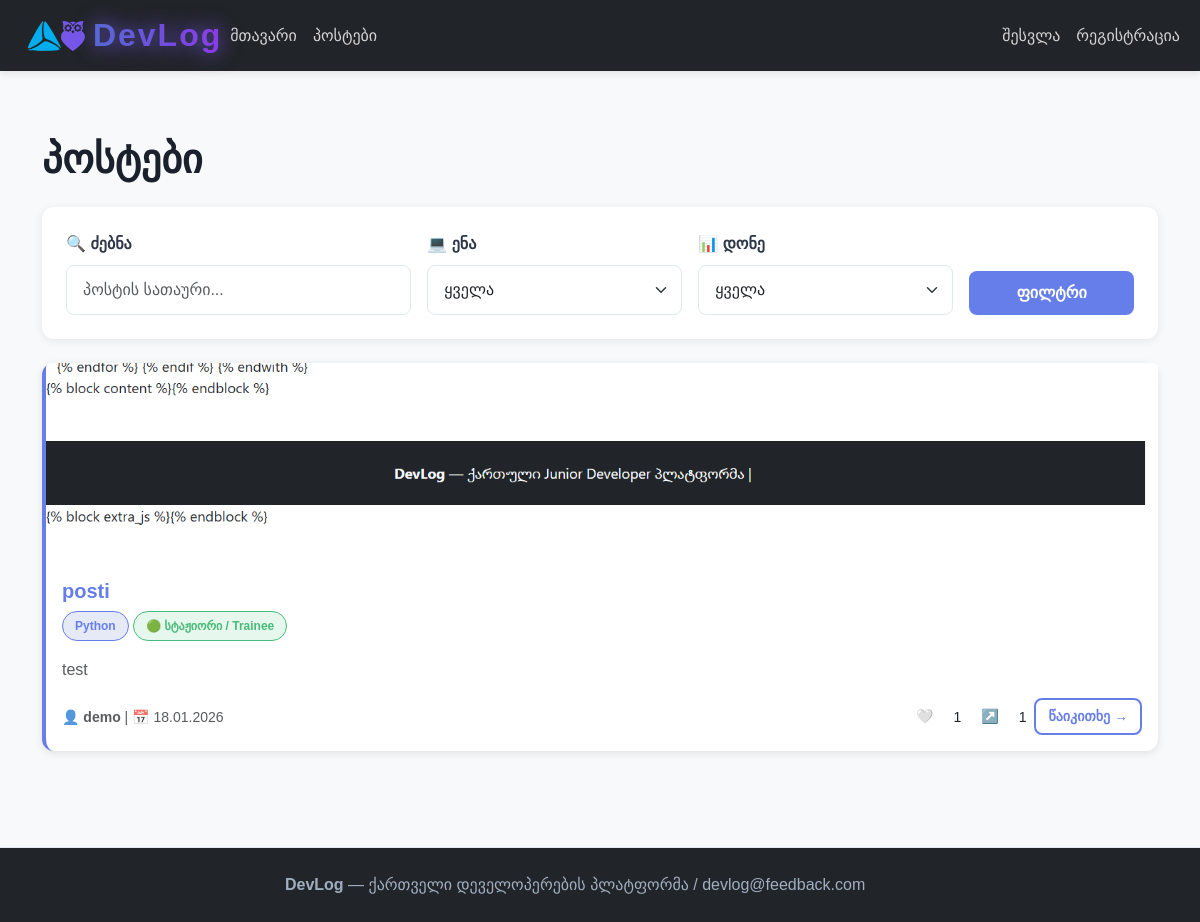
Page /posts on the earlier database version.
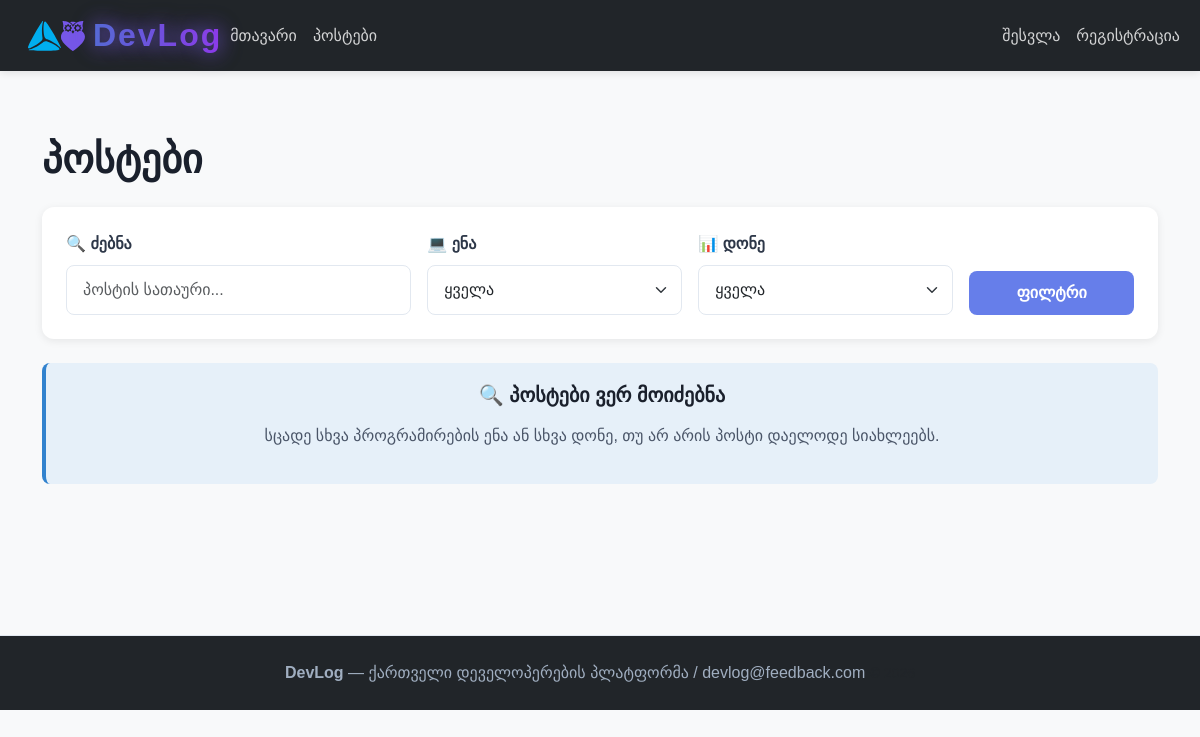
Same page on the later database version.
### models.py (models this page shows, shortened)
class Post(db.Model):
    __tablename__ = 'posts'
    id = db.Column(db.Integer, primary_key=True)
    title = db.Column(db.String(200))
    content = db.Column(db.Text)
    language = db.Column(db.String(50))
    level = db.Column(db.String(50))
    photo = db.Column(db.String(255))
    is_published = db.Column(db.Boolean, default=False)
    created_at = db.Column(db.DateTime, default=datetime.now)
    updated_at = db.Column(db.DateTime, default=datetime.now)
    author_id = db.Column(db.Integer, db.ForeignKey('users.id'))
    comments = db.relationship('Comment', backref='post', cascade='all, delete-orphan')
    likes = db.relationship('Like', backref='post', cascade='all, delete-orphan')
    reposts = db.relationship('Repost', backref='post', cascade='all, delete-orphan')
    notifications = db.relationship('Notification', backref='post', cascade='all, delete-orphan')

class User(db.Model):
    __tablename__ = 'users'
    id = db.Column(db.Integer, primary_key=True)
    username = db.Column(db.String(80), unique=True)
    email = db.Column(db.String(120), unique=True)
    password = db.Column(db.String(255))
    role = db.Column(db.String(20), default='user')
    level = db.Column(db.String(50), default='beginner')
    gender = db.Column(db.String(20), default='other')
    profile_photo = db.Column(db.String(255), default='/static/images/avatar-default.png')
    bio = db.Column(db.Text, default='')
    created_at = db.Column(db.DateTime, default=datetime.now)
    posts = db.relationship('Post', backref='author')
    comments = db.relationship('Comment', backref='author')
    likes = db.relationship('Like', backref='author')
    reposts = db.relationship('Repost', backref='author')
    notifications = db.relationship('Notification', backref='recipient', foreign_keys='Notification.user_id')
    sent_notifications = db.relationship('Notification', backref='sender', foreign_keys='Notification.sender_id')
    messages_sent = db.relationship('Message', backref='sender', foreign_keys='Message.sender_id')
    messages_received = db.relationship('Message', backref='receiver', foreign_keys='Message.receiver_id')
    following = db.relationship(
        'User',
        secondary=follow_table,
        primaryjoin=follow_table.c.follower_id == id,
        secondaryjoin=follow_table.c.followed_id == id,
        backref='followers'
    )

### routes.py (the view)
    @app.route('/posts')
    def posts():
        try:
            q = request.args.get('q', '')
            language = request.args.get('language', '')
            level = request.args.get('level', '')
            posts_list = Post.query.filter_by(is_published=True)
            if q:
                posts_list = posts_list.filter(
                    (Post.title.ilike(f'%{q}%')) |
                    (Post.content.ilike(f'%{q}%'))
                )
            if language:
                posts_list = posts_list.filter_by(language=language)
            if level:
                posts_list = posts_list.filter_by(level=level)
            posts_list = posts_list.order_by(Post.created_at.desc()).all()
            active_filters = {
                'q': q,
                'language': language,
                'level': level
            }
            return render_template('posts.html', posts=posts_list, filters=active_filters)
        except Exception as e:
            flash('Error loading posts', 'danger')
            return redirect(url_for('index'))

### app.py (called while the page is built)
def get_current_user():
    if 'user_id' in session:
        user = User.query.get(session['user_id'])
        return user
    return None

def get_unread_count():
    user = get_current_user()
    if user:
        notifications = Notification.query.filter_by(user_id=user.id, is_read=False).all()
        count = len(notifications)
        return count
    return 0

@app.context_processor
def inject_globals():
    user = get_current_user()
    if user:
        user.is_authenticated = True
    return {
        'current_user': user,
        'unread_notifications_count': get_unread_count()
    }

### templates/posts.html (shortened to what the changed rows need)
{% extends "base.html" %}
{% block content %}
<div class="container py-5">
    <h1 class="mb-4">პოსტები</h1>
    {% if posts %}
        <div class="row g-4">
            {% for post in posts %}
                <div class="col-md-6 col-lg-12">
                    <div class="card post-card h-100">
                        {% if post.photo %}
                        <img src="{{ url_for('static', filename='uploads/posts/' + post.photo) }}" class="card-img-top" alt="{{ post.title }}" style="max-height: 200px; object-fit: cover;">
                        {% endif %}
                        <div class="card-body">
                            <div class="d-flex justify-content-between align-items-start mb-2">
                                <h5 class="card-title mb-0">
                                    <a href="{{ url_for('post_detail', post_id=post.id) }}" class="text-decoration-none">{{ post.title }}</a>
                                </h5>
                            </div>
                            <div class="mb-3">
                                <span class="badge badge-language">{{ post.language }}</span>
                                <span class="badge badge-level">
                                    {% if post.level == 'beginner' %}🟢 სტაჟიორი / Trainee
                                    {% elif post.level == 'junior' %}🔵 ჯუნიორი / Junior
                                    {% elif post.level == 'intermediate' %}🟠 საშუალო / Mid-Level
                                    {% else %}🔴 სენიორი / Senior
                                    {% endif %}
                                </span>
                            </div>
                            <p class="card-text text-muted">
                                {{ post.content[:150] }}{% if post.content|length > 150 %}...{% endif %}
                            </p>
                            <div class="d-flex justify-content-between align-items-center gap-2">
                                <small class="text-muted">
                                    👤 <strong>{{ post.author.username }}</strong> |
                                    📅 {{ post.created_at.strftime('%d.%m.%Y') if post.created_at else 'უცნობი' }}
                                </small>
                                <div class="d-flex gap-2 align-items-center">
                                    {% if current_user %}
                                        <form method="POST" action="{{ url_for('like_post', post_id=post.id) }}" style="display: inline;">
                                            <button type="submit" class="btn btn-sm btn-outline-danger" title="Like">
                                                🤍
                                            </button>
                                        </form>
                                    {% else %}
                                        <a href="{{ url_for('login') }}" class="btn btn-sm btn-outline-danger" title="Liked">🤍</a>
                                    {% endif %}
                                    <small>{{ post.likes|length }}</small>
                                    {% if current_user %}
                                        <form method="POST" action="{{ url_for('repost_post', post_id=post.id) }}" style="display: inline;">
                                            <button type="submit" class="btn btn-sm btn-outline-info" title="Repost">
                                                ↗️
                                            </button>
                                        </form>
                                    {% else %}
                                        <a href="{{ url_for('login') }}" class="btn btn-sm btn-outline-info" title="Reposted">↗️</a>
                                    {% endif %}
                                    <small>{{ post.reposts|length }}</small>
                                    <a href="{{ url_for('post_detail', post_id=post.id) }}" class="btn btn-sm btn-outline-primary">წაიკითხე →</a>
                                </div>
                            </div>
                        </div>
                    </div>
                </div>
            {% endfor %}
        </div>
    {% else %}
        <div class="alert alert-info text-center" role="alert">
            <h5>🔍 პოსტები ვერ მოიძებნა</h5>
            <p>სცადე სხვა პროგრამირების ენა ან სხვა დონე, თუ არ არის პოსტი დაელოდე სიახლეებს.</p>
        </div>
    {% endif %}
</div>
{% endblock %}

Differences in the rows shown:
removed Post: photo (picture), title "posti", language "Python", level "🟢 სტაჟიორი / Trainee", content "test", author.username "demo", created_at "18.01.2026", likes|length "1", reposts|length "1"
Other differences:
text now shown: "🔍 პოსტები ვერ მოიძებნა სცადე სხვა პროგრამირების ენა ან სხვა დონე, თუ არ არის პოსტი დაელოდე სიახლეებს."
